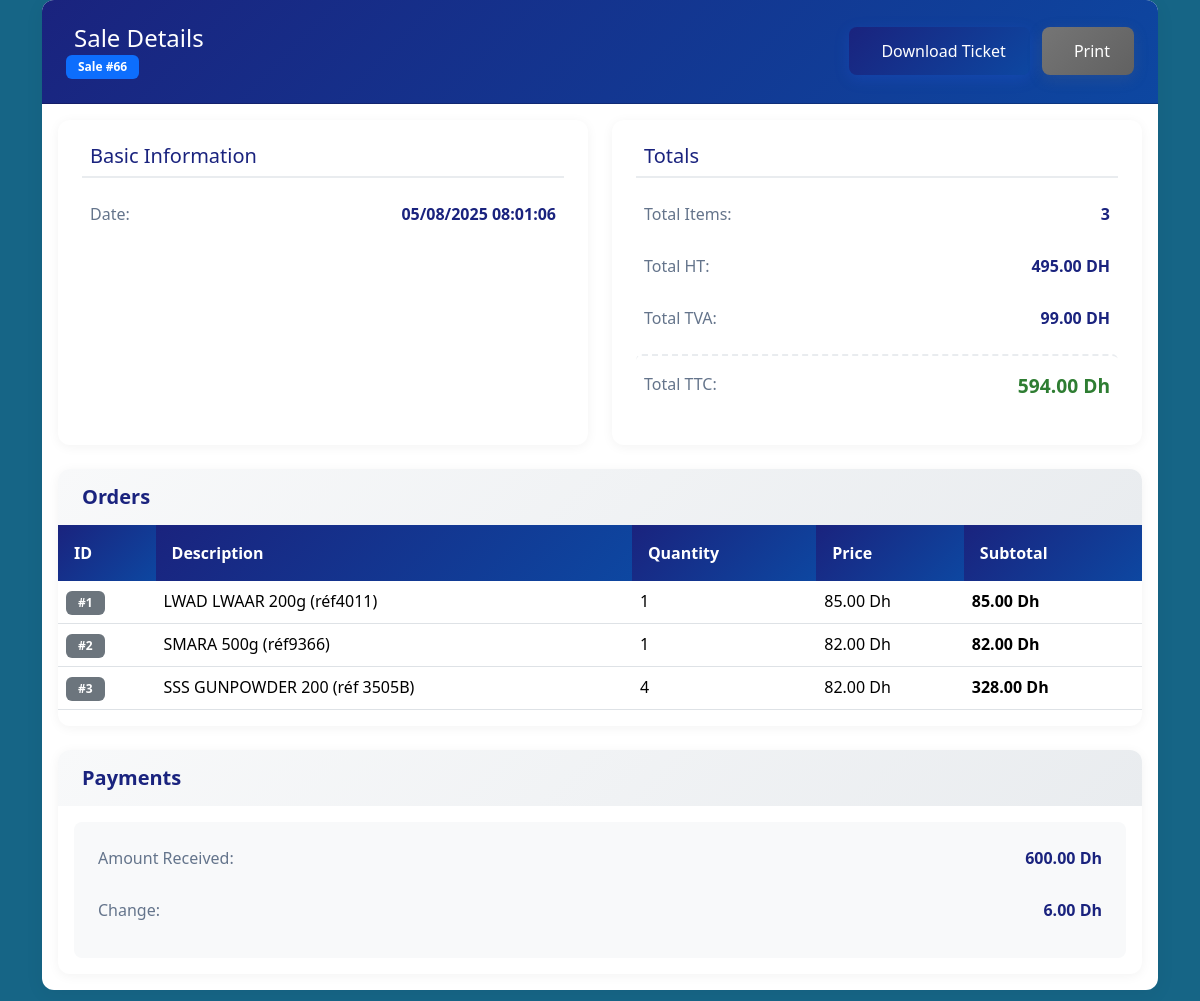
The page /sale/order/detail/66 on the database its author committed.
### sale/models.py (models this page shows, shortened)
class Commun(models.Model):
    user = models.ForeignKey(User, on_delete=models.DO_NOTHING)
    date = models.DateTimeField(auto_now=True)
    @property
    def get_TTC(self):
        return round(self.get_HT * Decimal(1.20), 2)
    @property
    def get_TVA(self):
        tva = self.get_HT * Decimal(0.2)
        return round(tva, 2)
    class Meta:
        abstract = True

class Sale(Commun):
    @property
    def get_HT(self):
        return sum(order.get_subtotal for order in self.order_line_set.all())
    @property
    def total_of_items(self):
        return self.order_line_set.count()

class LineItem(models.Model):
    item = models.ForeignKey(Stock, on_delete=models.PROTECT)
    description = models.CharField(max_length=30)
    quantity = models.PositiveIntegerField()  # Ensure only positive quantities
    price = models.DecimalField(max_digits=10, decimal_places=2)
    @property
    def get_subtotal(self):
        return Decimal(self.quantity) * Decimal(self.price)
    class Meta:
        abstract = True

class Order_Line(LineItem):
    sale = models.ForeignKey(Sale, on_delete=models.DO_NOTHING)

class SalePayment(models.Model):
    sale = models.ForeignKey(Sale, on_delete=models.PROTECT, related_name='sale_payments')
    payment = models.ForeignKey(Payment, on_delete=models.PROTECT, related_name='sale_payments')
    amount_paid = models.DecimalField(max_digits=10, decimal_places=2)
    @property
    def get_amount_paid(self):
        return self.amount_paid

class Payment(models.Model):
    amount = models.DecimalField(max_digits=10, decimal_places=2, default=0.00)
    date = models.DateTimeField(auto_now_add=True)

class CashPayment(Payment):
    cash_received = models.DecimalField(max_digits=10, decimal_places=2, default=0.00)
    @property
    def get_change(self):
        return round(self.cash_received - self.amount, 2)

### stock/models.py (models this page shows, shortened)
class Stock(models.Model):
    item = models.OneToOneField(Item, on_delete=models.DO_NOTHING, related_name='stock',primary_key=True)
    current_quantity = models.PositiveIntegerField(default=0)
    unit_by_carton = models.PositiveIntegerField(default=1)
    cost_price = models.DecimalField(max_digits=10, decimal_places=2, default=0.00)
    threshold_amount= models.PositiveIntegerField(default=0)
    reorder_point = models.PositiveIntegerField(default=0) #ADD This
    lead_time = models.IntegerField(default=7, help_text="Lead time in days")  # Add the lead_time field
    @property
    def get_current_qte(self):
        return self.current_quantity
    @property
    def qte_by_carton(self):
        return self.unit_by_carton

### sale/views.py (the view)
# urls.py: path('order/detail/<int:pk>', views.SaleDetailView, name='sale-detail'),
def SaleDetailView(request, pk):
    sale = get_object_or_404(Sale, pk=pk)
    sale_payments = SalePayment.objects.filter(sale=sale)
    return render(request, 'sale/order_detail.html', {
        'sale': sale,
        'sale_payments': sale_payments,
    })

### stock/context_processors.py (called while the page is built)
def stock_alerts(request):
    alerts = []
    items = StockAlert.objects.all()
    for item in items:
        if item.item.get_current_qte < item.threshold:
            alerts.append(item)
    return {
        'stock_alerts': alerts  # Make stock_alerts available in templates
    }

### sale/templates/sale/order_detail.html (shortened to what this page needs)
{% extends 'sale/base.html' %}
{% block content %}
{% load static %}
{% load crispy_forms_tags %}
<div class="card">
    <div class="card-header">
        <div class="d-flex justify-content-between align-items-center">
            <div>
                <h4 class="mb-0">
                    Sale Details
                </h4>
                <span class="badge bg-primary">Sale #{{ sale.pk }}</span>
            </div>
            <div class="action-buttons">
                <a href="{% url 'sale:generate_ticket_pdf' sale_id=sale.pk %}" class="btn btn-primary" download="ticket-{{ sale.pk }}.pdf">
                    Download Ticket
                </a>
                <button onclick="window.print()" class="btn btn-secondary ms-2">
                    Print
                </button>
            </div>
        </div>
    </div>
    <div class="card-body">
        <div class="row">
            <div class="col-md-6">
                <div class="info-card">
                    <h5>Basic Information</h5>
                    <div class="info-item">
                        <span class="label">Date:</span>
                        <span class="value">{{ sale.date|date:"d/m/Y H:i:s" }}</span>
                    </div>
                </div>
            </div>
            <div class="col-md-6">
                <div class="info-card totals">
                    <h5>Totals</h5>
                    <div class="info-item">
                        <span class="label">Total Items:</span>
                        <span class="value">{{ sale.total_of_items }}</span>
                    </div>
                    <div class="info-item">
                        <span class="label">Total HT:</span>
                        <span class="value">{{ sale.get_HT }} DH</span>
                    </div>
                    <div class="info-item">
                        <span class="label">Total TVA:</span>
                        <span class="value">{{ sale.get_TVA }} DH</span>
                    </div>
                    <div class="info-item total-ttc">
                        <span class="label">Total TTC:</span>
                        <span class="value">{{ sale.get_TTC }} Dh</span>
                    </div>
                </div>
            </div>
        </div>
        <div class="section-card mt-4">
            <h5 class="section-title">
                Orders
            </h5>
            <div class="table-responsive">
                <table class="table">
                    <thead>
                        <tr>
                            <th>ID</th>
                            <th>Description</th>
                            <th>Quantity</th>
                            <th>Price</th>
                            <th>Subtotal</th>
                        </tr>
                    </thead>
                    <tbody>
                        {% for order in sale.order_line_set.all %}
                        <tr>
                            <td><span class="badge bg-secondary">#{{ order.item.pk }}</span></td>
                            <td>{{ order.description }}</td>
                            <td>{{ order.quantity }}</td>
                            <td>{{ order.price }} Dh</td>
                            <td><strong>{{ order.get_subtotal }} Dh</strong></td>
                        </tr>
                        {% empty %}
                        <tr>
                            <td colspan="5" class="text-center text-muted">
                                <i class="fas fa-box-open me-2"></i>No orders found
                            </td>
                        </tr>
                        {% endfor %}
                    </tbody>
                </table>
            </div>
        </div>
        <div class="section-card mt-4">
            <h5 class="section-title">
                Payments
            </h5>
            <div class="payment-details">
                {% if sale_payments %}
                    {% for sale_payment in sale_payments %}
                    <div class="payment-card">
                        <div class="info-item">
                            <span class="label">Amount Received:</span>
                            <span class="value">{{ sale_payment.payment.cashpayment.cash_received }} Dh</span>
                        </div>
                        <div class="info-item">
                            <span class="label">Change:</span>
                            <span class="value">{{ sale_payment.payment.cashpayment.get_change }} Dh</span>
                        </div>
                    </div>
                    {% endfor %}
                {% else %}
                    <div class="text-center text-muted py-3">
                        <i class="fas fa-exclamation-circle me-2"></i>No payments have been received yet
                    </div>
                {% endif %}
            </div>
        </div>
    </div>
</div>
{% endblock %}

### static/css/style.css (style rules this page uses)
body { background-color: rgb(22, 101, 134); }

### sale/templates/sale/order_detail.html (style rules this page uses)
.card { border: none; border-radius: 12px; box-shadow: 0 4px 20px rgba(0, 0, 0, 0.05); margin-bottom: 2rem; }
.card-header { background: linear-gradient(135deg, #1a237e, #0d47a1); color: white; border-radius: 12px 12px 0 0 !important; padding: 1.5rem; }
.info-card { background: white; border-radius: 12px; padding: 1.5rem; box-shadow: 0 2px 12px rgba(0, 0, 0, 0.05); height: 100%; }
.info-card h5 { color: #1a237e; margin-bottom: 1rem; padding-bottom: 0.5rem; border-bottom: 2px solid #e9ecef; }
.info-item { display: flex; justify-content: space-between; margin-bottom: 0.75rem; padding: 0.5rem; border-radius: 6px; transition: background-color 0.3s ease; }
.info-item .label { color: #64748b; font-weight: 500; }
.info-item .value { font-weight: 600; color: #1a237e; }
.totals .total-ttc { margin-top: 1rem; padding-top: 1rem; border-top: 2px dashed #e9ecef; }
.totals .total-ttc .value { font-size: 1.2rem; color: #2e7d32; }
.table thead th { background: linear-gradient(135deg, #1a237e, #0d47a1); color: white; border: none; padding: 1rem; }
.table tbody tr { transition: background-color 0.3s ease; }
.section-card { background: white; border-radius: 12px; overflow: hidden; box-shadow: 0 2px 12px rgba(0, 0, 0, 0.05); }
.section-title { background: linear-gradient(135deg, #f8f9fa, #e9ecef); padding: 1rem; margin: 0; color: #1a237e; font-weight: 600; }
.payment-card { background: #f8f9fa; border-radius: 8px; padding: 1rem; margin: 1rem; }
.btn { padding: 0.75rem 1.5rem; border-radius: 8px; font-weight: 500; transition: all 0.3s ease; }
.btn-primary { background: linear-gradient(135deg, #1a237e, #0d47a1); border: none; box-shadow: 0 4px 15px rgba(41, 98, 255, 0.2); }
.btn-secondary { background: linear-gradient(135deg, #757575, #616161); border: none; box-shadow: 0 4px 15px rgba(117, 117, 117, 0.2); }
.badge { padding: 0.5em 1em; border-radius: 6px; }

### rows shown on the page
Sale: pk "66", date "05/08/2025 08:01:06", total_of_items "3", get_HT "495.00", get_TVA "99.00", get_TTC "594.00"
Order_Line: item.pk "1", description "LWAD LWAAR 200g (réf4011)", quantity "1", price "85.00", get_subtotal "85.00"
Order_Line: item.pk "2", description "SMARA 500g (réf9366)", quantity "1", price "82.00", get_subtotal "82.00"
Order_Line: item.pk "3", description "SSS GUNPOWDER 200 (réf 3505B)", quantity "4", price "82.00", get_subtotal "328.00"
SalePayment: payment.cashpayment.cash_received "600.00", payment.cashpayment.get_change "6.00"
